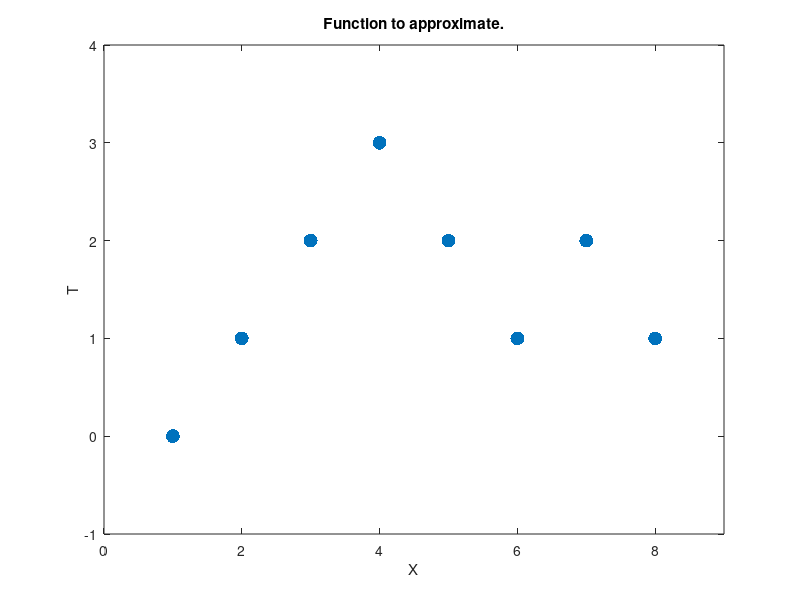

Reproduce this figure in MATLAB. (Note: this script raises an error after producing the figure.)
clear all
close all
clc


X = [1 2 3 4 5 6 7 8];
T = [0 1 2 3 2 1 2 1];

figure(1)
plot(X,T,'.','markersize',30)
axis([0 9 -1 4])
title('Function to approximate.')
xlabel('X')
ylabel('T')


spread = 0.7;
net = newgrnn(X,T,spread);
A = net(X);

hold on
outputline = plot(X,A,'.','markersize',30,'color',[1 0 0]);
title('Create and test y network.')
xlabel('X')
ylabel('T and A')



x = 3.5;
y = net(x);
figure()
plot(x,y,'.','markersize',30,'color',[1 0 0]);
title('New input value.')
xlabel('X and x')
ylabel('T and y')



X2 = 0:.1:9;
Y2 = net(X2);
plot(X2,Y2,'linewidth',4,'color',[1 0 0])
title('Function to approximate.')
xlabel('X and X2')
ylabel('T and Y2')











